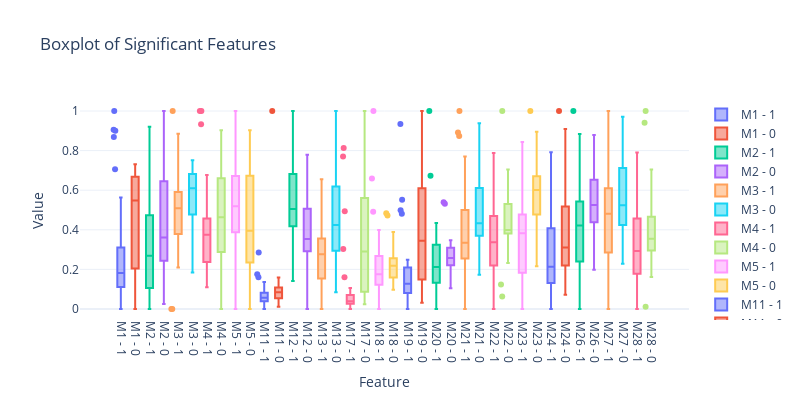

Notebook code cell kept with this figure:
### Code cell
_ = eda.statistical_difference(normalize=True)
